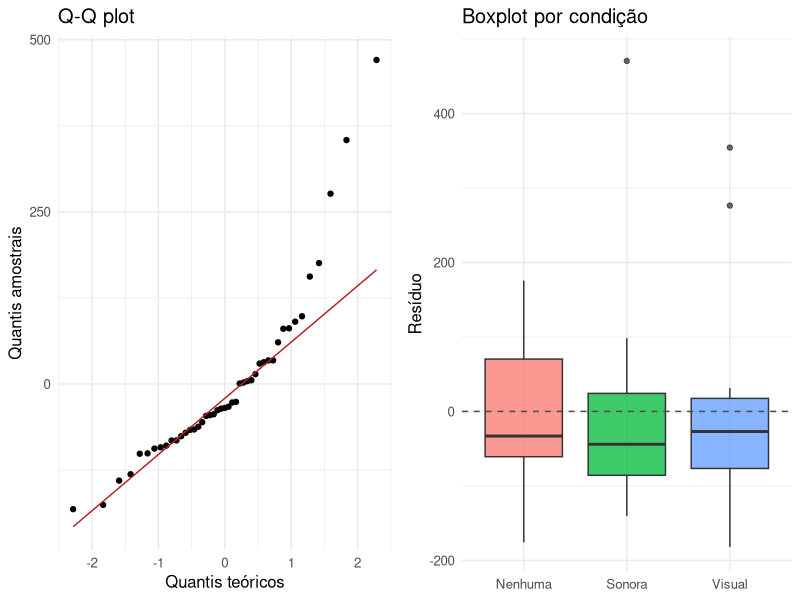
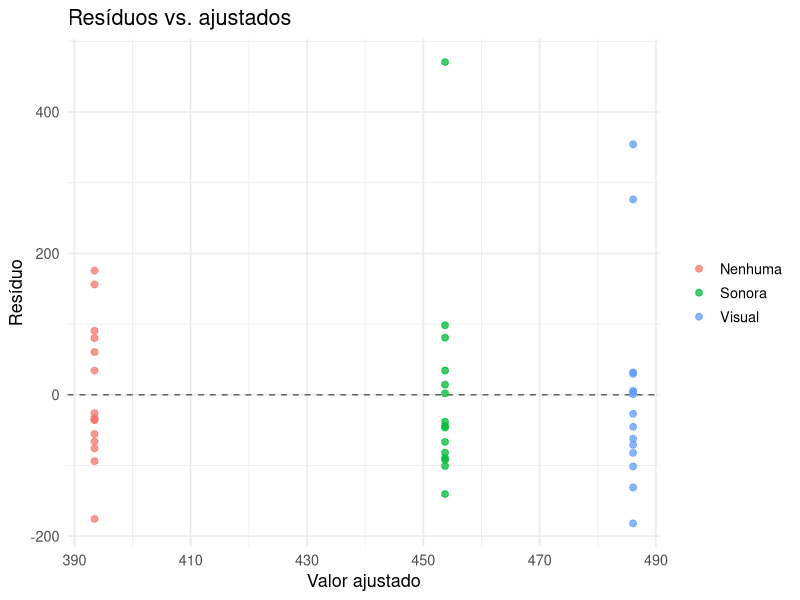

The R script that drew these images, in order: (Note: this script raises an error after producing the figures.)
## ---- chunk 1
options(html.tag.transform.rmarkdown = TRUE)
knitr::opts_chunk$set(echo = TRUE, warning = FALSE, message = FALSE, fig.retina = 2)
suppressPackageStartupMessages({
  library(tidyverse)
  library(kableExtra)
  library(broom)
  library(car)
  library(MASS)
  library(gridExtra)
})
## ---- chunk 2
set.seed(1234)
condicao <- c("Nenhuma", "Sonora", "Visual")
n <- 15
media_base <- c(420, 470, 560)
cv <- 0.28
dados_het <- tibble(
  sujeito  = 1:(3 * n),
  condicao = factor(rep(condicao, each = n), levels = condicao),
  tempo    = rep(media_base, each = n) * exp(rnorm(3 * n, 0, cv))
)
modelo_het <- aov(tempo ~ condicao, data = dados_het)
## ---- chunk 3
p_qq_06 <- dados_het %>%
  mutate(residuo = residuals(modelo_het)) %>%
  ggplot(aes(sample = residuo)) +
  stat_qq() + stat_qq_line(color = "firebrick") +
  labs(title = "Q-Q plot", x = "Quantis teóricos", y = "Quantis amostrais") +
  theme_minimal(base_size = 12)

p_box_06 <- dados_het %>%
  mutate(residuo = residuals(modelo_het)) %>%
  ggplot(aes(condicao, residuo, fill = condicao)) +
  geom_boxplot(alpha = 0.75, show.legend = FALSE) +
  geom_hline(yintercept = 0, linetype = "dashed", color = "grey30") +
  labs(title = "Boxplot por condição", x = NULL, y = "Resíduo") +
  theme_minimal(base_size = 12)

gridExtra::grid.arrange(p_qq_06, p_box_06, ncol = 2)
## ---- chunk 4
tibble(ajustado = fitted(modelo_het), residuo = residuals(modelo_het),
       condicao = dados_het$condicao) %>%
  ggplot(aes(ajustado, residuo, color = condicao)) +
  geom_hline(yintercept = 0, linetype = "dashed", color = "grey40") +
  geom_point(size = 2, alpha = 0.75) +
  labs(title = "Resíduos vs. ajustados", x = "Valor ajustado", y = "Resíduo", color = NULL) +
  theme_minimal(base_size = 13)
## ---- chunk 5
shapiro.test(residuals(modelo_het))
car::leveneTest(tempo ~ condicao, data = dados_het)
## ---- chunk 6
bc <- MASS::boxcox(modelo_het, plotit = TRUE, lambda = seq(-2, 2, by = 0.01))
lambda_otimo <- bc$x[which.max(bc$y)]
lambda_otimo
## ---- chunk 7
dados_het <- dados_het %>% mutate(log_tempo = log(tempo))
modelo_log <- aov(log_tempo ~ condicao, data = dados_het)

shapiro.test(residuals(modelo_log))
car::leveneTest(log_tempo ~ condicao, data = dados_het)
## ---- chunk 8
p_antes <- tibble(ajustado = fitted(modelo_het), residuo = residuals(modelo_het)) %>%
  ggplot(aes(ajustado, residuo)) +
  geom_hline(yintercept = 0, linetype = "dashed", color = "grey40") +
  geom_point(color = "#d98324", size = 2, alpha = 0.75) +
  labs(title = "Antes (original)", x = "Ajustado", y = "Resíduo") + theme_minimal(base_size = 12)

p_depois <- tibble(ajustado = fitted(modelo_log), residuo = residuals(modelo_log)) %>%
  ggplot(aes(ajustado, residuo)) +
  geom_hline(yintercept = 0, linetype = "dashed", color = "grey40") +
  geom_point(color = "#2e8b57", size = 2, alpha = 0.75) +
  labs(title = "Depois (log)", x = "Ajustado", y = "Resíduo") + theme_minimal(base_size = 12)

gridExtra::grid.arrange(p_antes, p_depois, ncol = 2)
